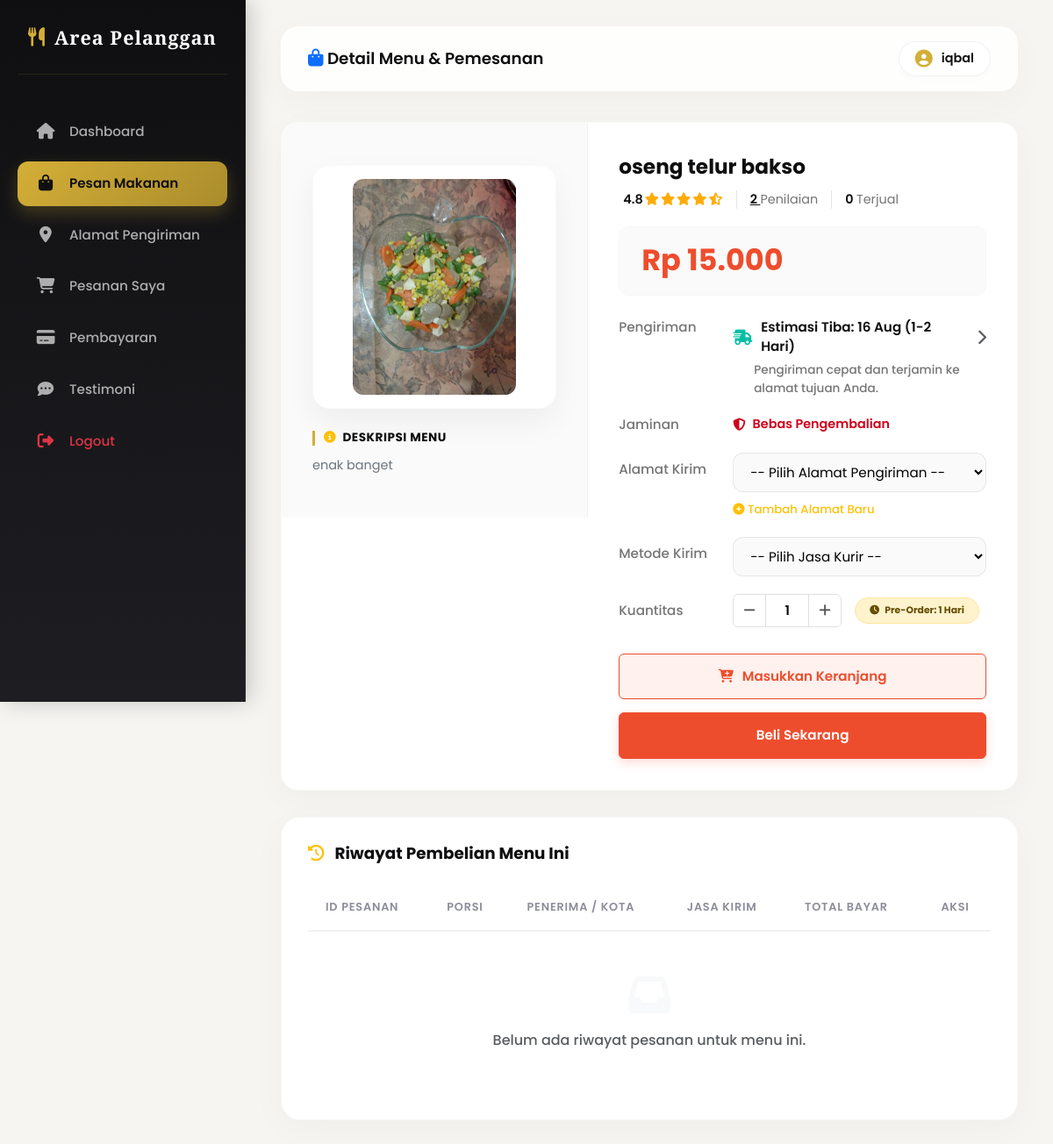
The page /pengunjung/pesan.php?id=0 (signed in) on the database its author committed.
### tables this page shows
CREATE TABLE `users` (
  `id` int(11) NOT NULL,
  `username` varchar(50) DEFAULT NULL,
  `password` varchar(255) NOT NULL,
  `role` enum('admin','petugas','pengunjung') DEFAULT NULL
);

CREATE TABLE `produk` (
  `id` int(11) NOT NULL,
  `nama` varchar(100) DEFAULT NULL,
  `deskripsi` text,
  `harga` int(11) DEFAULT NULL,
  `gambar` varchar(100) DEFAULT NULL,
  `pre_order` varchar(100) DEFAULT '1 Hari'
);

### pengunjung/pesan.php (the view, shortened to what this page needs)
<?php
include '../koneksi.php';
$user_id = $_SESSION['id'];
$q_pengunjung = mysqli_query($conn, "SELECT username FROM users WHERE id='$user_id'");
$d_pengunjung = mysqli_fetch_assoc($q_pengunjung);
$nama_pengunjung = $d_pengunjung['username'];
$id = isset($_GET['id']) ? intval($_GET['id']) : 0;
if ($id <= 0) {
    $first_prod = mysqli_fetch_assoc(mysqli_query($conn, "SELECT id FROM produk ORDER BY id ASC LIMIT 1"));
    $id = $first_prod ? intval($first_prod['id']) : 0;
}
$produk = mysqli_fetch_array(mysqli_query($conn,"SELECT * FROM produk WHERE id='$id'"));
$q_terjual = mysqli_query($conn, "SELECT SUM(dp.jumlah) as total_terjual FROM detail_pesanan dp JOIN pesanan p ON dp.pesanan_id = p.id WHERE dp.produk_id='$id'");
$d_terjual = mysqli_fetch_assoc($q_terjual);
$terjual = intval($d_terjual['total_terjual']);
$edit_data = null;
$data = mysqli_query($conn,"
SELECT p.*, a.nama_penerima, a.kota, o.nama_jasa, o.biaya, dp.jumlah, pr.nama as nama_produk
FROM pesanan p
LEFT JOIN alamat a ON p.alamat_id = a.id
LEFT JOIN ongkir o ON p.ongkir_id = o.id
LEFT JOIN detail_pesanan dp ON p.id = dp.pesanan_id
LEFT JOIN produk pr ON dp.produk_id = pr.id
WHERE p.user_id='$user_id' AND dp.produk_id='$id'
ORDER BY p.id DESC
");
?>
<!DOCTYPE html>
<html lang="id">
<head>
    <link href="https://cdnjs.cloudflare.com/ajax/libs/font-awesome/6.5.0/css/all.min.css" rel="stylesheet">
    <link href="https://cdn.jsdelivr.net/npm/bootstrap@5.3.0/dist/css/bootstrap.min.css" rel="stylesheet">
    <link href="../css/dashboard.css" rel="stylesheet">
</head>
<body>
    <?php include '../includes/sidebar_pengunjung.php'; ?>
    <div class="main-content">
        <?php
        $topbar_title = "Detail Menu & Pemesanan";
        $user_name = $nama_pengunjung;
        $topbar_icon = '<i class="fa fa-shopping-bag text-primary"></i>';
        include '../includes/topbar.php';
        ?>
        <div class="product-detail-container">
            <div class="row g-0">
                <div class="col-lg-5 col-md-6">
                    <div class="product-gallery-side">
                        <div class="product-img-card">
                            <?php if(!empty($produk['gambar']) && file_exists("../upload/".$produk['gambar'])){ ?>
                                <img src="../upload/<?= htmlspecialchars($produk['gambar']) ?>" alt="<?= htmlspecialchars($produk['nama']) ?>">
                            <?php } else { ?>
                                <i class="fa fa-utensils fa-5x text-muted"></i>
                            <?php } ?>
                        </div>
                        <div class="product-desc-box">
                            <h6><i class="fa fa-info-circle text-warning me-1"></i> Deskripsi Menu</h6>
                            <p><?= nl2br(htmlspecialchars($produk['deskripsi'])) ?></p>
                        </div>
                    </div>
                </div>
                <div class="col-lg-7 col-md-6">
                    <div class="product-info-side">
                        <h3 class="shopee-title"><?= htmlspecialchars($produk['nama']) ?></h3>
                        <div class="shopee-rating-row">
                            <div class="shopee-rating-stars">
                                <span>4.8</span>
                                <i class="fa fa-star"></i>
                                <i class="fa fa-star"></i>
                                <i class="fa fa-star"></i>
                                <i class="fa fa-star"></i>
                                <i class="fa fa-star-half-alt"></i>
                            </div>
                            <div class="shopee-penilaian-count">
                                <?= max(1, round($terjual / 2) + 2); ?> <span>Penilaian</span>
                            </div>
                            <div class="shopee-terjual-count">
                                <?= $terjual; ?> <span>Terjual</span>
                            </div>
                        </div>
                        <div class="shopee-price-box">
                            <h2 class="shopee-price-big">Rp <?= number_format($produk['harga'], 0, ',', '.'); ?></h2>
                        </div>
                        <form method="POST">
                            <div class="shopee-spec-group">
                                <div class="shopee-spec-label">Pengiriman</div>
                                <div class="shopee-spec-value shopee-shipping-details">
                                    <div class="shopee-shipping-main">
                                        <i class="fa fa-truck-fast"></i>
                                        <span>Estimasi Tiba: <?= date('d M', strtotime('+2 days')); ?> (1-2 Hari)</span>
                                        <i class="fa fa-chevron-right small text-muted"></i>
                                    </div>
                                    <div class="shopee-shipping-sub">
                                        Pengiriman cepat dan terjamin ke alamat tujuan Anda.
                                    </div>
                                </div>
                                <div class="shopee-spec-label">Jaminan</div>
                                <div class="shopee-spec-value">
                                    <span class="shopee-guarantee">
                                        <i class="fa fa-shield-halved"></i> Bebas Pengembalian
                                    </span>
                                </div>
                                <div class="shopee-spec-label mt-2">Alamat Kirim</div>
                                <div class="shopee-spec-value">
                                    <select name="alamat_id" class="shopee-select-box" required>
                                        <option value="">-- Pilih Alamat Pengiriman --</option>
                                    </select>
                                    <div class="mt-2 text-start">
                                        <a href="alamat.php" class="text-decoration-none small text-warning"><i class="fa fa-plus-circle"></i> Tambah Alamat Baru</a>
                                    </div>
                                </div>
                                <div class="shopee-spec-label mt-2">Metode Kirim</div>
                                <div class="shopee-spec-value">
                                    <select name="ongkir_id" class="shopee-select-box" required>
                                        <option value="">-- Pilih Jasa Kurir --</option>
                                    </select>
                                </div>
                                <div class="shopee-spec-label mt-2">Kuantitas</div>
                                <div class="shopee-spec-value d-flex align-items-center">
                                    <div class="shopee-quantity-control">
                                        <button type="button" class="shopee-quantity-btn" onclick="decreaseQty()"><i class="fa fa-minus"></i></button>
                                         <input type="number" id="qty-input" name="jumlah" class="shopee-quantity-input"
                                                value="<?= $edit_data && isset($edit_data['jumlah']) ? $edit_data['jumlah'] : (isset($_GET['jumlah']) ? intval($_GET['jumlah']) : 1) ?>"
                                                min="1" readonly required>
                                         <button type="button" class="shopee-quantity-btn" onclick="increaseQty()"><i class="fa fa-plus"></i></button>
                                     </div>
                                     <div class="shopee-stock-info">
                                         <span class="badge bg-warning-subtle text-warning-emphasis border border-warning-subtle py-2 px-3 rounded-pill">
                                             <i class="fa fa-clock me-1"></i> Pre-Order: <?= htmlspecialchars($produk['pre_order']) ?>
                                         </span>
                                     </div>
                                 </div>
                            </div>
                            <div class="shopee-btn-container">
                                <?php if($edit_data){ ?>
                                    <button type="submit" name="action" value="beli" class="btn-shopee-edit">
                                        <i class="fa fa-save"></i> SIMPAN PERUBAHAN PESANAN
                                    </button>
                                <?php } else { ?>
                                    <button type="submit" name="action" value="keranjang" class="btn-shopee-cart">
                                        <i class="fa fa-cart-plus"></i> Masukkan Keranjang
                                    </button>
                                    <button type="submit" name="action" value="beli" class="btn-shopee-buy">
                                        Beli Sekarang
                                    </button>
                                <?php } ?>
                            </div>
                        </form>
                    </div>
                </div>
            </div>
        </div>
        <div class="card-premium">
            <h5 class="card-title-premium mb-4"><i class="fa fa-history text-warning"></i> Riwayat Pembelian Menu Ini</h5>
            <div class="table-responsive">
                <table class="table-premium">
                    <thead>
                        <tr>
                            <th>ID Pesanan</th>
                            <th>Porsi</th>
                            <th>Penerima / Kota</th>
                            <th>Jasa Kirim</th>
                            <th>Total Bayar</th>
                            <th class="text-center">Aksi</th>
                        </tr>
                    </thead>
                    <tbody>
                        <?php if(mysqli_num_rows($data) > 0){ ?>
                            <?php while($d=mysqli_fetch_array($data)){ ?>
                            <tr>
                                <td>
                                    <span class="fw-bold">#<?= $d['id'] ?></span>
                                    <div class="small text-muted"><?= date('d-m-Y H:i', strtotime($d['tanggal'])) ?></div>
                                </td>
                                <td>
                                    <span class="badge bg-secondary rounded-pill px-3 py-2"><?= $d['jumlah'] ? $d['jumlah'] : '1' ?> Porsi</span>
                                </td>
                                <td>
                                    <div class="fw-medium"><?= htmlspecialchars($d['nama_penerima'] ? $d['nama_penerima'] : '-') ?></div>
                                    <div class="small text-muted"><i class="fa fa-map-marker-alt text-danger me-1"></i> <?= htmlspecialchars($d['kota'] ? $d['kota'] : '-') ?></div>
                                </td>
                                <td>
                                    <div class="fw-medium text-info"><i class="fa fa-truck me-1"></i> <?= htmlspecialchars($d['nama_jasa'] ? $d['nama_jasa'] : '-') ?></div>
                                    <div class="small text-muted">Biaya: Rp <?= number_format($d['biaya'], 0, ',', '.') ?></div>
                                </td>
                                <td>
                                    <span class="price-badge">
                                        Rp <?= number_format($d['total'], 0, ',', '.') ?>
                                    </span>
                                </td>
                                <td class="text-center">
                                    <a href="?id=<?= $id ?>&edit=<?= $d['id'] ?>" class="btn-action-premium btn-edit-premium me-1" title="Edit Rincian">
                                        <i class="fa fa-edit"></i>
                                    </a>
                                    <button type="button" class="btn-action-premium btn-delete-premium" onclick="konfirmasiHapus('?id=<?= $id ?>&hapus=<?= $d['id'] ?>')" title="Batalkan">
                                        <i class="fa fa-times"></i>
                                    </button>
                                </td>
                            </tr>
                            <?php } ?>
                        <?php } else { ?>
                            <tr>
                                <td colspan="6" class="text-center py-5 text-muted">
                                    <i class="fa fa-inbox fa-3x mb-3 text-light"></i><br>
                                    Belum ada riwayat pesanan untuk menu ini.
                                </td>
                            </tr>
                        <?php } ?>
                    </tbody>
                </table>
            </div>
        </div>
    </div>
</body>
</html>

### includes/topbar.php (shortened to what this page needs)
<div class="topbar">
    <div class="topbar-title">
        <h5><?= isset($topbar_icon) ? $topbar_icon : '<i class="fa fa-chart-pie"></i>' ?> <?= htmlspecialchars($topbar_title) ?></h5>
    </div>
    <div class="topbar-profile">
        <div class="topbar-user">
            <i class="fa fa-user-circle"></i> <span><?= htmlspecialchars($user_name) ?></span>
        </div>
    </div>
</div>

### css/dashboard.css (style rules this page uses)
:root { --gold: #D4AF37; --gold-dark: #AA8C2C; --gold-light: rgba(212, 175, 55, 0.12); --gold-glow: rgba(212, 175, 55, 0.35); --dark: #0F0F11; --dark-medium: #1A1A1D; --dark-light: #242428; --sidebar-bg: linear-gradient(180deg, #0F0F11 0%, #1E1E22 100%); --bg-light: #F6F5F2; --card-shadow: 0 10px 40px rgba(0, 0, 0, 0.03); --hover-shadow: 0 20px 40px rgba(212, 175, 55, 0.08); --transition: all 0.4s cubic-bezier(0.16, 1, 0.3, 1); }
* { margin: 0; padding: 0; box-sizing: border-box; }
body { font-family: 'Poppins', sans-serif; background-color: var(--bg-light); color: var(--dark); min-height: 100vh; overflow-x: hidden; }
.main-content { margin-left: 280px; padding: 30px 40px; transition: var(--transition); min-height: 100vh; }
.topbar { background: rgba(255, 255, 255, 0.85); backdrop-filter: blur(12px); -webkit-backdrop-filter: blur(12px); padding: 16px 30px; border-radius: 20px; margin-bottom: 35px; display: flex; justify-content: space-between; align-items: center; box-shadow: var(--card-shadow); border: 1px solid rgba(255, 255, 255, 0.5); }
.topbar-title { display: flex; align-items: center; gap: 12px; }
.topbar-title h5 { margin: 0; font-weight: 600; color: var(--dark); font-size: 1.15rem; }
.topbar-title i { color: var(--gold); font-size: 1.25rem; }
.topbar-profile { display: flex; align-items: center; gap: 12px; }
.topbar-user { display: flex; align-items: center; gap: 10px; background: #ffffff; padding: 8px 18px; border-radius: 30px; border: 1px solid rgba(0, 0, 0, 0.05); box-shadow: 0 2px 8px rgba(0, 0, 0, 0.02); font-weight: 600; color: var(--dark); font-size: 0.9rem; }
.topbar-user i { font-size: 1.25rem; color: var(--gold); }
.card-premium { background: #ffffff; border-radius: 22px; border: 1px solid rgba(0, 0, 0, 0.03); padding: 30px; box-shadow: var(--card-shadow); transition: var(--transition); }
.card-title-premium { font-weight: 700; color: var(--dark); font-size: 1.15rem; margin-bottom: 25px; display: flex; align-items: center; gap: 12px; }
.card-title-premium i { color: var(--gold); }
.table-responsive { scrollbar-width: none; }
.table-premium { width: 100%; margin-bottom: 0; }
.table-premium th { border-bottom: 2px solid #f0f0f5; color: #8c8c9a; font-weight: 600; text-transform: uppercase; font-size: 0.8rem; letter-spacing: 0.8px; padding: 16px 20px; background-color: transparent; }
.table-premium td { vertical-align: middle; padding: 16px 20px; color: var(--dark); font-weight: 500; border-bottom: 1px solid #f2f2f7; background-color: transparent; transition: var(--transition); }
.table-premium tbody tr { transition: var(--transition); }
.table-premium tbody tr:last-child td { border-bottom: none; }

### rows shown on the page
users: username "iqbal"
produk: gambar (picture), deskripsi "enak banget", nama "oseng telur bakso", harga "15.000", pre_order "1 Hari"

### other values the page prints
$topbar_title "Detail Menu & Pemesanan"
max(1, round($terjual / 2) + 2) "2"
$terjual "0"
